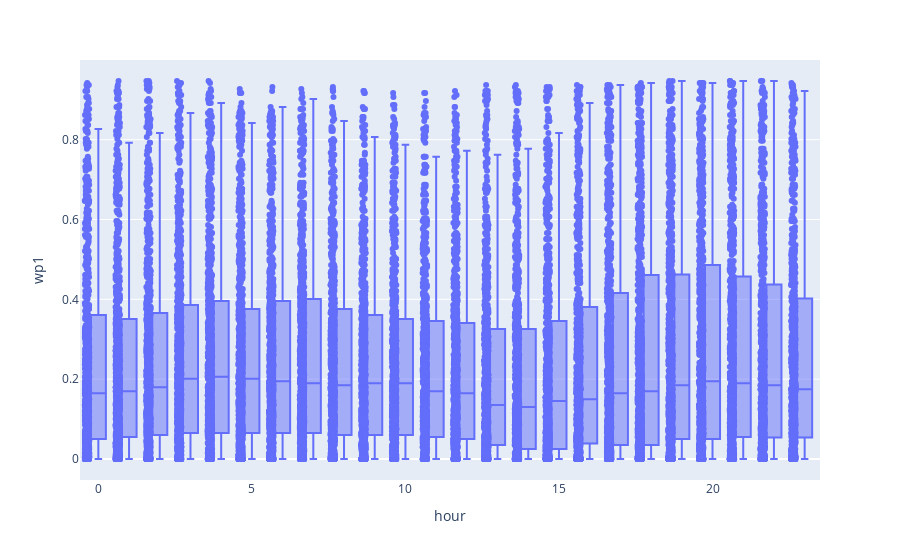

Notebook code for this chart:
### Code cell
px.box(train, y='wp1', x='hour', points='all')

### Figure 1 — Plotly figure (JSON) as saved in the notebook; plotly's stock layout.template omitted (floating-point values rounded to 4 significant figures; data arrays with more than 128 entries replaced by an {"elided": "..."} marker saying what was removed)
{"data": [{"alignmentgroup": "True", "boxpoints": "all", "hovertemplate": "hour=%{x}<br>wp1=%{y}<extra></extra>", "legendgroup": "", "marker": {"color": "#636efa"}, "name": "", "notched": false, "offsetgroup": "", "orientation": "v", "showlegend": false, "type": "box", "x": {"elided": "18757 int values"}, "x0": " ", "xaxis": "x", "y": {"elided": "18757 float values"}, "y0": " ", "yaxis": "y"}], "layout": {"boxmode": "group", "legend": {"tracegroupgap": 0}, "margin": {"t": 60}, "xaxis": {"anchor": "y", "domain": [0, 1], "title": {"text": "hour"}}, "yaxis": {"anchor": "x", "domain": [0, 1], "title": {"text": "wp1"}}}}
